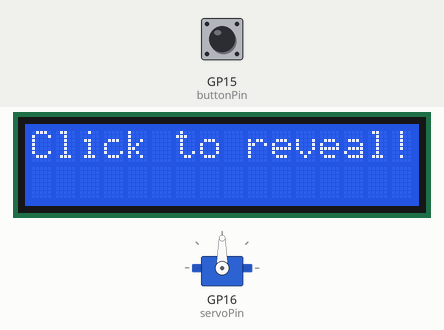
Bench run of a program on a simulated Raspberry Pi Pico. On the bench: 16×2 character LCD, servo. The test bench sets the inputs (shaded band); at power-on: GP15 (buttonPin) LOW.

Above: at 1.2 s.
1.3 s: GP15 (buttonPin) pulled HIGH for 0.15 s
At 2.3 s:
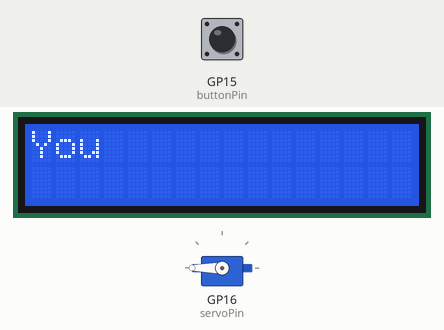
2.9 s: GP15 (buttonPin) pulled HIGH for 1 s
At 3.4 s:
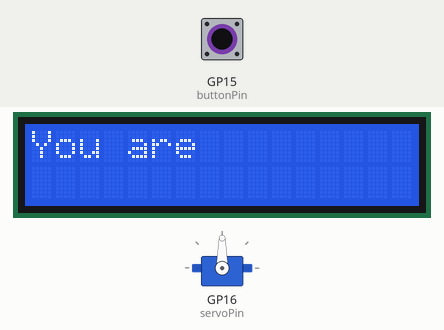
5.4 s: GP15 (buttonPin) pulled HIGH for 0.15 s
At 6.6 s:
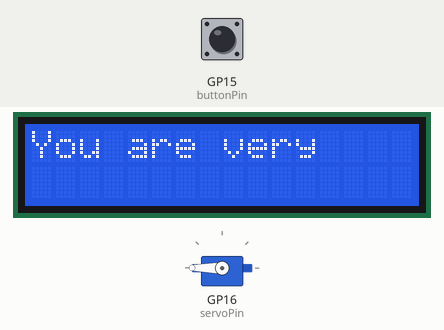
7.0 s: GP15 (buttonPin) pulled HIGH for 3.2 s
At 7.9 s:
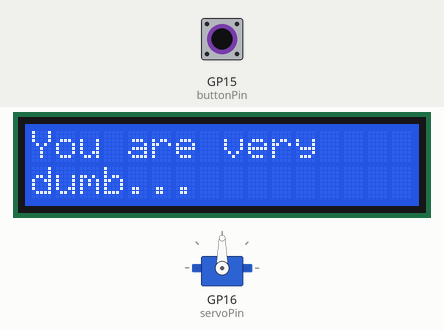
Timing chart, 0 to 10.0 s (numbered marks = the images above; inputs shaded):
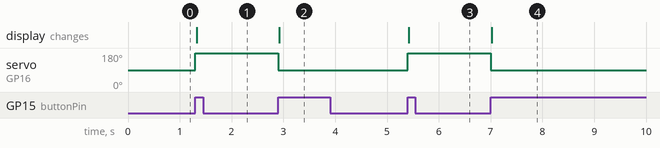

The program:

main.cpp
```cpp
// Simple blink example
#include "Arduino.h"
#include <LiquidCrystal_I2C.h>
#include <Wire.h>
#include <Servo.h>

LiquidCrystal_I2C lcd (0x3F, 16, 2);
int buttonPin = 15;
int servoPin = 16;
bool servoState = true;
Servo myServo;
int i = 0;

void toggleServo() {
    if (servoState) {
        myServo.write(180);
    }
    else if (!servoState) {
        myServo.write(90);
    }
    servoState = !servoState;
}

void setup() {
    // For Serial
    Serial.begin(9600);

    // For Button
    pinMode(buttonPin, INPUT);

    // For LCD
    lcd.init();
    lcd.backlight();
    lcd.setCursor(0, 0);
    lcd.print("Click to reveal!");

    // For Servo
    myServo.attach(servoPin);
    myServo.write(90);
}

void loop() {
    String words[4] = {"You", "are", "very", "dumb..."};

    if (digitalRead(buttonPin) == HIGH) {
        toggleServo();
        delay(20);
        if (i == 0) {
            lcd.clear();
            lcd.setCursor(0, 0);
        }
        else if (i == 3) {
           lcd.setCursor(0, 1);
        }
        lcd.print(words[i] + " ");
        i++;
        while (digitalRead(buttonPin) == HIGH);
    }
}
```

Measured:
- after the input at 1.3 s, servo on GP16 (servoPin): 90° → 180° at once; the display: changes at once (image 1)
- after the input at 2.9 s, servo on GP16 (servoPin): 180° → 90° at once; the display: changes at once (image 2)
- after the input at 5.4 s, servo on GP16 (servoPin): 90° → 180° at once; the display: changes at once (image 3)
- after the input at 7.0 s, servo on GP16 (servoPin): 180° → 90° at once; the display: changes at once (image 4)
